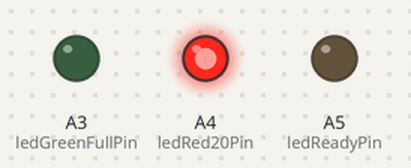
Bench run of a sketch on a simulated Arduino Uno, built with avr-gcc and run on an emulated ATmega328P. Parts: output pins drawn as LEDs (lit = HIGH).

Above: at 0.5 s.
At 1.5 s:
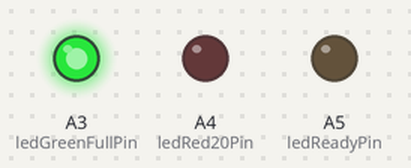
At 5.5 s:
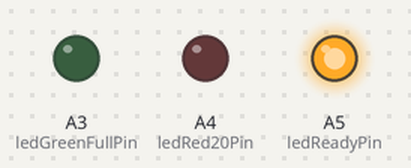
Timing chart, 0 to 6.9 s (numbered marks = the images above):
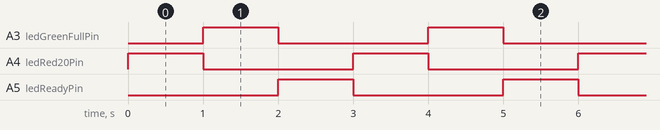

The sketch:

led.ino
```cpp
const int ledRed20Pin = A4;
const int ledGreenFullPin = A3;
const int ledReadyPin = A5;


void setup()
{
    // Status LEDs
    pinMode(ledRed20Pin, OUTPUT);
    digitalWrite(ledRed20Pin, LOW);

    pinMode(ledGreenFullPin, OUTPUT);
    digitalWrite(ledGreenFullPin, LOW);

    pinMode(ledReadyPin, OUTPUT);
    digitalWrite(ledReadyPin, LOW);
}

void loop()
{
    digitalWrite(ledRed20Pin, HIGH);
    digitalWrite(ledGreenFullPin, LOW);
    digitalWrite(ledReadyPin, LOW);
    delay(1000);
    digitalWrite(ledRed20Pin, LOW);
    digitalWrite(ledGreenFullPin, HIGH);
    digitalWrite(ledReadyPin, LOW);
    delay(1000);
    digitalWrite(ledRed20Pin, LOW);
    digitalWrite(ledGreenFullPin, LOW);
    digitalWrite(ledReadyPin, HIGH);
    delay(1000);
}
```

Measured:
- by itself, A3 (ledGreenFullPin), A4 (ledRed20Pin), A5 (ledReadyPin): alternates HIGH for 1.0 s and LOW for 2.0 s
- by itself, everything shown: repeats every 3.0 s, in 3 steps
